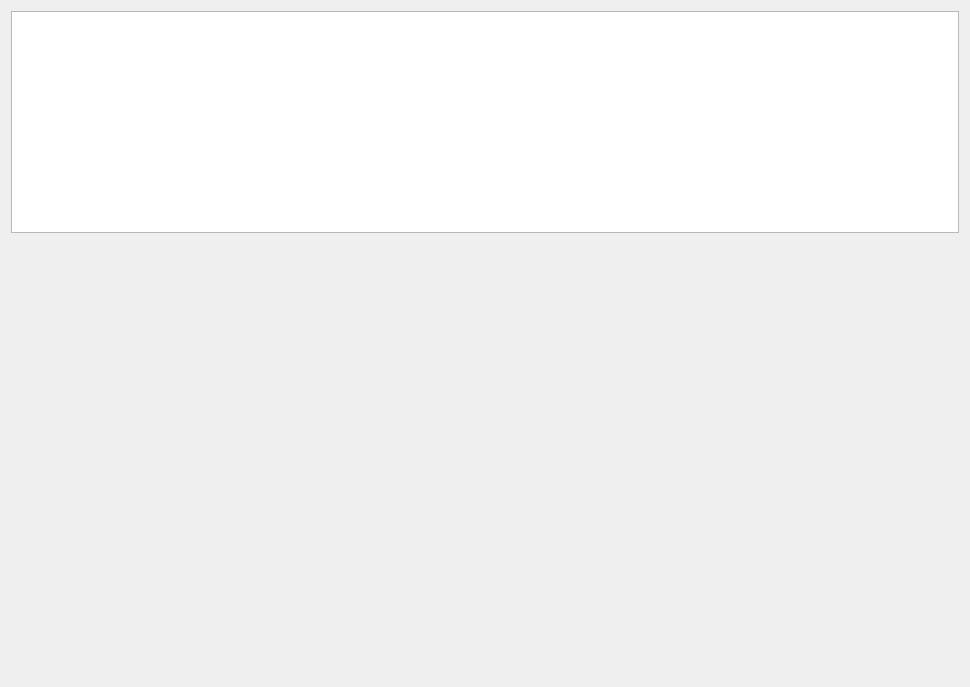
<?xml version="1.0" encoding="UTF-8"?>
<ui version="4.0">
 <class>Form</class>
 <widget class="QWidget" name="Form">
  <property name="geometry">
   <rect>
    <x>0</x>
    <y>0</y>
    <width>970</width>
    <height>687</height>
   </rect>
  </property>
  <property name="windowTitle">
   <string>Form</string>
  </property>
  <layout class="QGridLayout" name="gridLayout">
   <item row="0" column="0">
    <layout class="QVBoxLayout" name="verticalLayout" stretch="1,2">
     <item>
      <layout class="QHBoxLayout" name="horizontalLayout">
       <item>
        <widget class="QPlainTextEdit" name="plainTextEdit"/>
       </item>
      </layout>
     </item>
     <item>
      <layout class="QHBoxLayout" name="horizontalLayout_2"/>
     </item>
    </layout>
   </item>
  </layout>
 </widget>
 <resources/>
 <connections/>
</ui>
